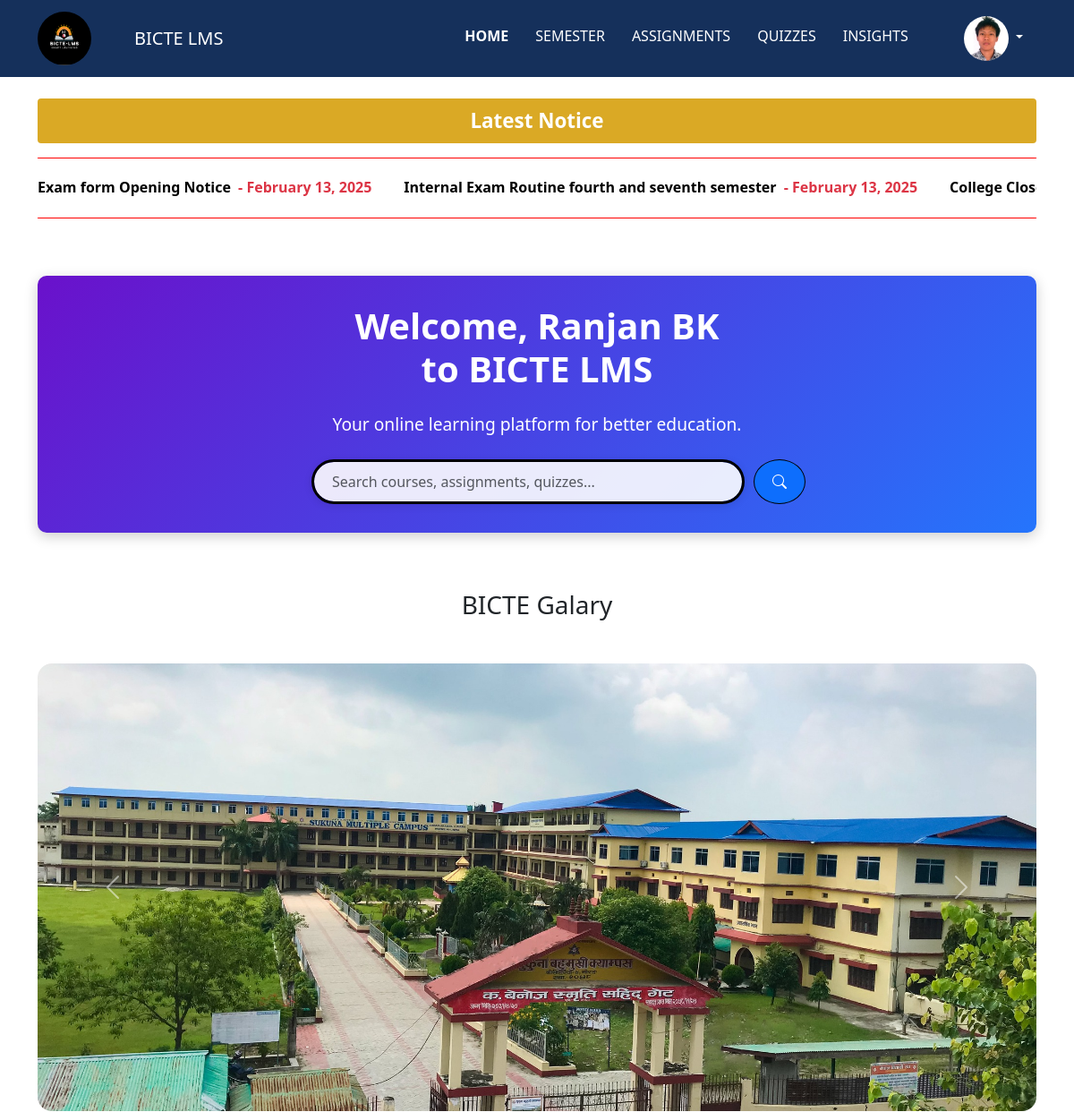
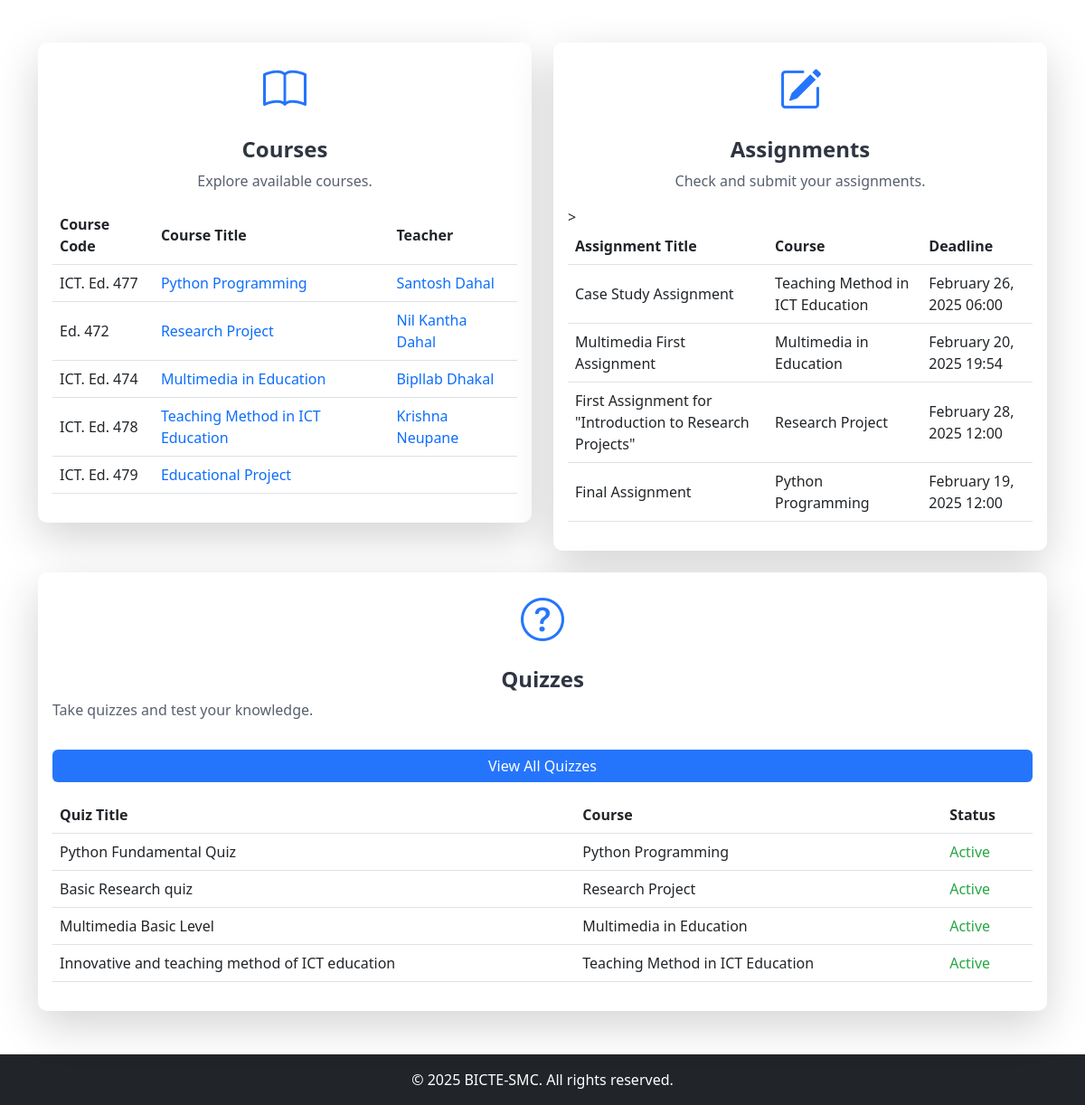
/api/student-home/ (signed in), run on the app's committed database (2 pictures, top to bottom).
### main/models.py (models this page shows, shortened)
class Student(models.Model):
    profile_picture = models.ImageField(upload_to='student_pics/', null=True, blank=True , default='no_image2.jpg')
    st_exam_roll_no = models.CharField(max_length=8, default='00000000')
    st_reg_no = models.CharField(max_length=40, default='0-0-000-00-0000')
    st_name = models.CharField(max_length=100)
    st_date_of_birth = models.DateField(null=True, blank=True)
    st_address = models.CharField(max_length=255)
    st_contact = models.CharField(max_length=15)
    enrollment_date = models.IntegerField(null=True, blank=True)
    st_email = models.EmailField(unique=True)
    st_password = models.CharField(max_length=128, default='studentSMC1')  # Add default password
    st_gender = models.CharField(max_length=10, choices=[('Male', 'Male'), ('Female', 'Female'), ('Other', 'Other')], null=True, blank=True)
    st_father_name = models.CharField(max_length=100, null=True, blank=True)
    semester = models.ForeignKey(Semester, on_delete=models.CASCADE)
    class Meta:
        verbose_name = "Student"
        verbose_name_plural = "Students"

class Notice(models.Model):
    title = models.CharField(max_length=200)
    description = models.TextField()
    link = models.URLField(blank=True, null=True)
    notic_file = models.FileField(upload_to="notices/", blank=True, null=True, verbose_name="Notice File")
    timestamp = models.DateTimeField(default=timezone.now)
    user = models.ForeignKey(User, on_delete=models.CASCADE)  # Associate notice with a user

class Course(models.Model):
    syllabus_file = models.FileField(upload_to='syllabus_files/', null=True, blank=True)
    subject_code = models.CharField(max_length=20)
    title = models.CharField(max_length=50)
    description = models.TextField()
    credits = models.IntegerField()
    is_elective = models.BooleanField(default=False, blank=True, null=True)
    semester = models.ForeignKey(Semester, on_delete=models.CASCADE)
    teacher = models.ForeignKey(Teacher, on_delete=models.SET_NULL, null=True, blank=True)
    class Meta:
        verbose_name = "Course"
        verbose_name_plural = "Courses"

class Teacher(models.Model):
    GENDER_CHOICES = [
        ('male', 'Male'),
        ('female', 'Female'),
        ('other', 'Other'),
    ]
    profile_picture = models.ImageField(upload_to='teacher_pics/', null=True, blank=True, default='images/default_profile_image.jpg')
    t_full_name = models.CharField(max_length=50)
    designation = models.CharField(max_length=100, default='Teacher Assistant')
    t_email = models.EmailField(max_length=100, unique=True)
    t_password = models.CharField(max_length=255)
    t_phone_number = models.CharField(max_length=40)
    t_address = models.CharField(max_length=100)
    hire_date = models.DateField()
    gender = models.CharField(max_length=10,choices=GENDER_CHOICES, verbose_name="Gender",
        default='male')
    class Meta:
        verbose_name = "Teacher"
        verbose_name_plural = "Teachers"

class Assignment(models.Model):
    title = models.CharField(max_length=255, verbose_name="Assignment Title")
    description = models.TextField(blank=True, null=True, verbose_name="Description")
    file = models.FileField(upload_to="assignments/", blank=True, null=True, verbose_name="Assignment File")
    deadline = models.DateTimeField(verbose_name="Submission Deadline")
    posted_date = models.DateTimeField(auto_now_add=True, verbose_name="Posted Date")
    course = models.ForeignKey(Course, on_delete=models.CASCADE, related_name="assignments", verbose_name="Course")
    teacher = models.ForeignKey(Teacher, on_delete=models.CASCADE, related_name="assignments", verbose_name="Teacher")
    class Meta:
        verbose_name = "Assignment"
        verbose_name_plural = "Assignments"
        ordering = ["-posted_date"]

class Quiz(models.Model):
    title = models.CharField(max_length=255, verbose_name="Quiz Title")
    description = models.TextField(blank=True, null=True, verbose_name="Description")
    created_at = models.DateTimeField(auto_now_add=True, verbose_name="Created At")
    updated_at = models.DateTimeField(auto_now=True, verbose_name="Updated At")
    is_active = models.BooleanField(default=True, verbose_name="Is Active")
    course = models.ForeignKey(Course, on_delete=models.CASCADE, related_name="quizzes", verbose_name="Course")
    teacher = models.ForeignKey(Teacher, on_delete=models.CASCADE, related_name="quizzes", verbose_name="Teacher")
    class Meta:
        verbose_name = "Quiz"
        verbose_name_plural = "Quizzes"

### main/views.py (the view)
# urls.py: path('student-home/', views.StudentHomePage.as_view(), name='student'),
class StudentHomePage(LoginRequiredMixin, TemplateView):
    template_name = 'student_template/st_home.html'
    login_url = '/api/login/'
    def get_context_data(self, **kwargs):
        context = super().get_context_data(**kwargs)
        try:
            student = Student.objects.get(id=self.request.session.get('user_id'))
            context['student'] = student
        except Student.DoesNotExist:
            messages.error(self.request, 'Student not found. Please log in again.')
            return redirect('login')
        latest_notices = Notice.objects.all().order_by('-timestamp')[:5]
        context['latest_notices'] = latest_notices
        context['courses'] = Course.objects.filter(semester=student.semester)
        context['assignments'] = Assignment.objects.filter(course__semester=student.semester)
        context['quizzes'] = Quiz.objects.filter(course__semester=student.semester)
        return context

### templates/student_template/st_home.html (shortened to what this page needs)
{% extends 'student_template/st_base_template.html' %} {% load static %} {% block content %}
<div class="latest-notice-section">
    <a href="/api/student-notice-list/" class="text-decoration-none text-light fw-bold">
        <div class="latest-notice-label">Latest Notice</div>
    </a>
    <div class="stock-ticker">
        <div class="ticker-container">
            <ul class="ticker-ul">
                {% for notice in latest_notices %}
                <li class="notice-list">
                    <span class="title"><a href="#">{{ notice.title }}</a></span>
                    <span class="timestamp text-danger fw-bold">
            - {{ notice.timestamp|date:"F d, Y" }}</span
          >
        </li>
        {% endfor %}
      </ul>
    </div>
  </div>
</div>
<div class="welcome-section text-center">
  <h1 class="mb-4">
    Welcome, <strong>{{ student.st_name }}</strong><br />to BICTE LMS
  </h1>
  <p class="mb-4">Your online learning platform for better education.</p>
  <div class="search-bar ps-5">
    <form
      id="searchForm"
      class="d-flex justify-content-center"
      action="{% url 'search' %}"
      method="get"
    >
      <input
        type="text"
        class="form-control search-input"
        name="q"
        placeholder="Search courses, assignments, quizzes..."
        aria-label="Search"
      />
      <button class="btn btn-primary search-btn" type="submit">
        <i class="bi bi-search"></i>
      </button>
    </form>
  </div>
</div>
<div class="slider_head text-center">
  <h3>BICTE Galary</h3>
</div>
<div class="slider-section mb-5">
  <div
    id="carouselExampleControls"
    class="carousel slide"
    data-bs-ride="carousel"
  >
    <div class="carousel-inner">
      <div class="carousel-item active">
        <div class="carousel-image-container">
          <img
            src="{% static 'images/college_image.jpg' %}"
            class="d-block w-100 carousel-image"
            alt="Slide 1"
          />
        </div>
      </div>
    </div>
    <button
      class="carousel-control-prev"
      type="button"
      data-bs-target="#carouselExampleControls"
      data-bs-slide="prev"
    >
      <span class="carousel-control-prev-icon" aria-hidden="true"></span>
                    </button>
                    <button class="carousel-control-next" type="button" data-bs-target="#carouselExampleControls" data-bs-slide="next">
      <span class="carousel-control-next-icon" aria-hidden="true"></span>
    </button>
        </div>
    </div>
    <div class="dashboard-cards">
        <div class="row">
            <div class="col-md-6">
                <div class="card dashboard-card p-3 shadow-lg">
                    <div class="card-icon">
                        <i class="bi bi-book"></i>
                    </div>
                    <h3 class="text-center">Courses</h3>
                    <p class="text-center">Explore available courses.</p>
                    <div class="table-responsive">
                        <table class="table table-hover">
                            <thead>
                                <tr>
                                    <th>Course Code</th>
                                    <th>Course Title</th>
                                    <th>Teacher</th>
                                </tr>
                            </thead>
                            <tbody>
                                {% for course in courses %}
                                <tr>
                                    <td>{{ course.subject_code }}
                                    </td>
                                    <td>
                                        <a class="text-decoration-none " href="{% url 'st-course-detail' course.id %}">{{ course.title }}
                                            </a>
                                    </td>
                                    <td><a class="text-decoration-none " href="{% url 'st-course-detail' course.id %}">{{ course.teacher.t_full_name }}</a></td>
                                </tr>
                                {% endfor %}
                            </tbody>
                        </table>
                    </div>
                </div>
            </div>
            <div class="col-md-6">
                <div class="card dashboard-card p-3 shadow-lg">
                    <div class="card-icon">
                        <i class="bi bi-pencil-square"></i>
                    </div>
                    <h3 class="text-center">Assignments</h3>
                    <p class="text-center">Check and submit your assignments.</p>
                    >
                    <div class="table-responsive">
                        <table class="table table-hover">
                            <thead>
                                <tr>
                                    <th>Assignment Title</th>
                                    <th>Course</th>
                                    <th>Deadline</th>
                                </tr>
                            </thead>
                            <tbody>
                                {% for assignment in assignments %}
                                <tr>
                                    <td>{{ assignment.title }}</td>
                                    <td>{{ assignment.course.title }}</td>
                                    <td>{{ assignment.deadline|date:"F d, Y H:i " }}</td>
                                </tr>
                                {% endfor %}
                            </tbody>
                        </table>
                    </div>
                </div>
            </div>
        </div>
        <div class="row mt-4">
            <div class="col-md-12">
                <div class="card dashboard-card p-3 shadow-lg">
                    <div class="card-icon">
                        <i class="bi bi-question-circle"></i>
                    </div>
                    <h3 class="text-center">Quizzes</h3>
                    <p>Take quizzes and test your knowledge.</p>
                    <a href="/quiz " class="btn btn-primary mb-3">View All Quizzes</a>
                    <div class="table-responsive">
                        <table class="table table-hover">
                            <thead>
                                <tr>
                                    <th>Quiz Title</th>
                                    <th>Course</th>
                                    <th>Status</th>
                                </tr>
                            </thead>
                            <tbody>
                                {% for quiz in quizzes %}
                                <tr>
                                    <td>{{ quiz.title }}</td>
                                    <td>{{ quiz.course.title }}</td>
                                    <td>
                                        {% if quiz.is_active %}
                                        <span class="text-success">Active</span> {% else %}
                                        <span class="text-danger">Inactive</span> {% endif %}
                                    </td>
                                </tr>
                                {% endfor %}
                            </tbody>
                        </table>
                    </div>
                </div>
            </div>
        </div>
    </div>
    {% endblock %}

### templates/student_template/st_base_template.html (shortened to what this page needs)
<!DOCTYPE html>
<html lang="en">
<head>
    <link rel="stylesheet" href="https://cdn.jsdelivr.net/npm/bootstrap-icons@1.11.3/font/bootstrap-icons.min.css">
    <link href="https://cdn.jsdelivr.net/npm/bootstrap@5.3.0/dist/css/bootstrap.min.css" rel="stylesheet" />
</head>
<body>
    {% load static %}
    <nav class="navbar navbar-expand-lg navbar-dark bg-dark">
        <div class="container">
            <div class="navbar-logo">
                <img src="{% static 'images/main_logo.png' %}" alt="Logo" />
            </div>
            <a class="navbar-brand ms-5" href="#">BICTE LMS</a>
            <div class="collapse navbar-collapse" id="navbarNav">
                <ul class="navbar-nav ms-auto this_pading">
                    <li class="nav-item custom-padding">
                        <a class="nav-link {% if request.path == '/api/student-home/' %}active{% endif %}" href="/api/student-home/">Home</a
              >
            </li>
            <li class="nav-item custom-padding">
              <a
                class="nav-link {% if request.path == '/api/student-course/' %}active{% endif %}"
                href="/api/student-course/"
                >Semester</a
              >
            </li>
            <li class="nav-item custom-padding">
              <a
                class="nav-link {% if request.path == '/assignment/' %}active{% endif %}"
                href="api/student-assignment/"
                >Assignments</a
              >
            </li>
            <li class="nav-item custom-padding">
              <a
                class="nav-link {% if request.path == '/api/leaderboard/' %}active{% endif %}"
                href="/api/leaderboard/"
                >Quizzes</a
              >
            </li>
            <li class="nav-item custom-padding dropdown">
              <a
                class="nav-link {% if request.path == '#' %}active{% endif %}"
                href="#"
                >Insights</a
              >
            </li>
              </ul>
            <li class="nav-item dropdown user_profile">
              <a
                class="nav-link dropdown-toggle no-hover"
                href="#"
                id="navbarDropdown"
                role="button"
                data-bs-toggle="dropdown"
                aria-expanded="false"
              >
                {% if student.profile_picture %}
                <img
                  src="{{ student.profile_picture.url }}"
                  alt="Profile Picture"
                  class="rounded-circle"
                  style="width: 50px; height: 50px"
                />
                {% endif %}
              </a>
            </li>
        </div>
      </div>
    </nav>
    <div class="container mt-4">{% block content %}{% endblock %}</div>
    <footer class="bg-dark text-white text-center p-3 mt-5">
      &copy; <span id="current-year"></span> BICTE-SMC. All rights reserved.
    </footer>
  </body>
</html>

### data on the page
Student: profile_picture (picture), st_name "Ranjan BK"
Notice: title "Exam form Opening Notice", timestamp "February 13, 2025"
Notice: title "Internal Exam Routine fourth and seventh semester", timestamp "February 13, 2025"
Notice: title "College…"
Course: subject_code "ICT. Ed. 477", title "Python Programming", teacher.t_full_name "Santosh Dahal"
Course: subject_code "Ed. 472", title "Research Project", teacher.t_full_name "Nil Kantha Dahal"
Course: subject_code "ICT. Ed. 474", title "Multimedia in Education", teacher.t_full_name "Bipllab Dhakal"
Course: subject_code "ICT. Ed. 478", title "Teaching Method in ICT Education", teacher.t_full_name "Krishna Neupane"
Course: subject_code "ICT. Ed. 479", title "Educational Project"
Assignment: title "Case Study Assignment", course "Teaching Method in ICT Education", deadline "February 26, 2025 06:00"
Assignment: title "Multimedia First Assignment", course "Multimedia in Education", deadline "February 20, 2025 19:54"
Assignment: title "First Assignment for \"Introduction to Research Projects\"", course "Research Project", deadline "February 28, 2025 12:00"
Assignment: title "Final Assignment", course "Python Programming", deadline "February 19, 2025 12:00"
Quiz: title "Python Fundamental Quiz", course "Python Programming", is_active "Active"
Quiz: title "Basic Research quiz", course "Research Project", is_active "Active"
Quiz: title "Multimedia Basic Level", course "Multimedia in Education", is_active "Active"
Quiz: title "Innovative and teaching method of ICT education", course "Teaching Method in ICT Education", is_active "Active"
